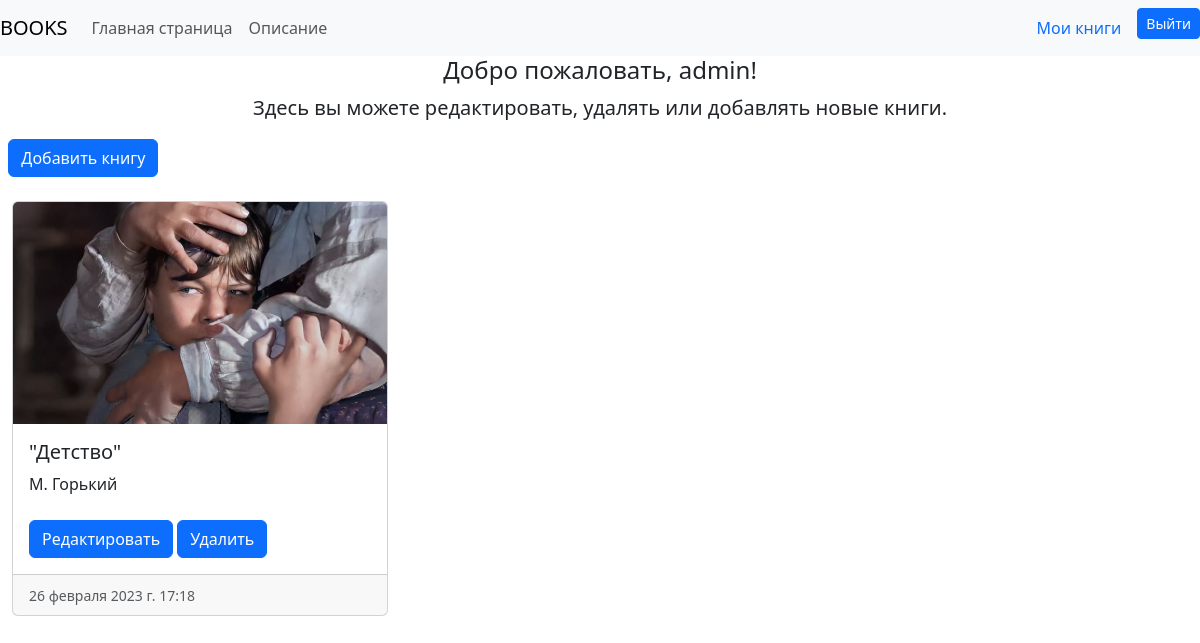
/profile/ (signed in), run on the app's committed database.
### homepage/models.py (models this page shows, shortened)
class Books(models.Model):
    user = models.ForeignKey(User, on_delete=models.CASCADE)
    name = models.CharField(verbose_name='Название книги', max_length=255)
    text = models.TextField(verbose_name='Краткое содержание')
    created_on = models.DateTimeField(verbose_name='Дата публикации', auto_now_add=True)
    img = models.ImageField(verbose_name='Фото', upload_to='books/image/', default='books/image/default.png')
    author_fn = models.CharField(verbose_name='Имя автора', max_length=255, default='Без имени')
    author_ln = models.CharField(verbose_name='Фамилия автора', max_length=255, default='Без фамилии')
    class Meta:
        verbose_name = 'Книгу'
        verbose_name_plural = 'Книги'
        ordering = ('created_on',)

### mybooks/views.py (the view)
# urls.py: path('profile/', views.profile, name='profile'),
def profile(request):
    userBooks = Books.objects.filter(user=request.user)
    context = {
        'userBooks': userBooks
    }
    return render(request, 'mybooks/profile.html', context)

### mybooks/templates/mybooks/profile.html (shortened to what this page needs)
{% extends 'homepage/base.html' %}
{% block content %}
{% if user.is_authenticated %}
<figure class="text-center">
  <blockquote class="blockquote">
      <h4>Добро пожаловать, {{ user.username }}!</h4>
  <p>Здесь вы можете редактировать, удалять или добавлять новые книги.</p>
  </blockquote>
</figure>
{% endif %}
    {% if userBooks %}
    <form method="post">
      <a href="{% url 'mybooks:create' %}" class="btn btn-primary">Добавить книгу</a>
    </form>
    <br>
        <div class="container-fluid">
            <div class="row row-cols-1 row-cols-md-3 g-4">
              <div class="col">
                {% for book in userBooks %}
                <div class="card">
                  <img src="{{ book.img.url }}" class="card-img-top" alt="...">
                  <div class="card-body">
                    <h5 class="card-title">"{{ book.name }}"</h5>
                    <h7 class="card-title">
                        {{ book.author_fn.0 }}.
                        {{ book.author_ln }}
                    </h7><br><br>
                    <a href="{% url 'mybooks:books_update' book.pk %}" class="btn btn-primary">Редактировать</a>
                    <a href="{% url 'mybooks:books_delete' book.pk %}" class="btn btn-primary">Удалить</a>
                  </div>
                  <div class="card-footer">
                    <small class="text-muted">{{ book.created_on }}</small>
                  </div>
                </div>
                {% if forloop.counter|divisibleby:"1" %}</div>
                <div class="col">{% endif %}
                {% endfor %}
                </div>
              </div>
          </div>
    {% endif %}
{% endblock %}

### data on the page
Books: img (picture), name "Детство", author_fn.0 "М", author_ln "Горький", created_on "26 февраля 2023 г. 17:18"

### other printed values
{{ user.username }} "admin"
